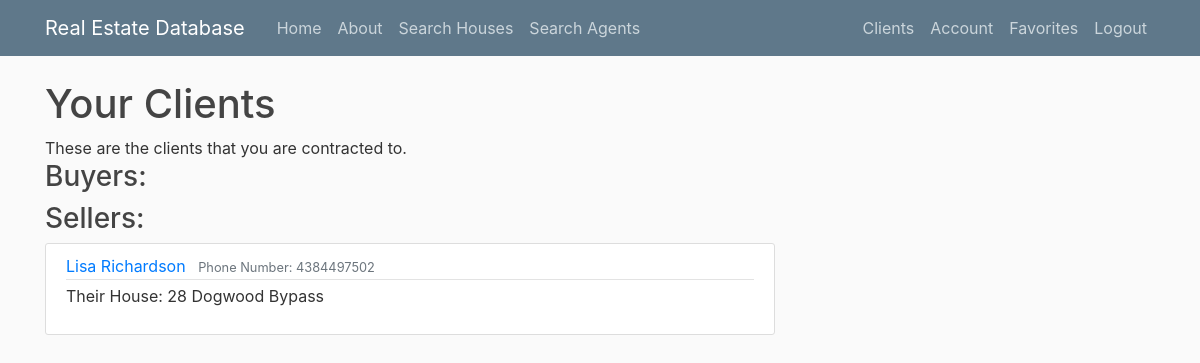
The page /viewClients (signed in) on the database its author committed.
### RealestateSite/models.py (models this page shows, shortened)
class Sellers(db.Model):
    sellerID = db.Column(db.Integer, primary_key=True)
    userID = db.Column(db.Integer, db.ForeignKey('user.id'), nullable=False)
    sellerName = db.Column(db.String(20))
    phoneNumber = db.Column(db.String(20))
    houseID = db.Column(db.Integer, db.ForeignKey('houses.houseID'), nullable=False)
    agentID = db.Column(db.Integer, db.ForeignKey('agents.agentID'), nullable=False)

class Houses(db.Model):
    houseID = db.Column(db.Integer, primary_key=True)
    date_posted = db.Column(db.DateTime, nullable=False, default=datetime.utcnow)
    saleStatus = db.Column(db.Boolean, nullable=False)
    price = db.Column(db.Integer, nullable=False)
    numberBedrooms = db.Column(db.Integer, nullable=False)
    numberBathrooms = db.Column(db.Integer, nullable=False)
    sizeSqft = db.Column(db.Integer, nullable=False)
    address = db.Column(db.String(50), unique=True, nullable=False)
    city = db.Column(db.String(25), nullable=False)
    canTour = db.Column(db.Boolean, nullable=False)
    age = db.Column(db.Integer, nullable=False)
    fencedYard = db.Column(db.Integer, nullable=False)
    pool = db.Column(db.Integer, nullable=False)
    favorite = db.relationship('Favorites', cascade="all,delete", backref='houses')
    owner = db.relationship('Sellers', cascade="all,delete", backref='houses')

### RealestateSite/routes.py (the view)
@app.route("/")
@app.route("/viewClients")
def viewClients():
    if current_user.userRole != 4:
        abort(403)
    sellers = db.session.query(Sellers.sellerName, Sellers.phoneNumber, Houses.address).join(
        Sellers).filter(and_(Houses.houseID == Sellers.houseID, Sellers.agentID == current_user.id))
    buyers = Buyers.query.filter(Buyers.agentID == current_user.id).all()
    return render_template('viewClients.html', sellers=sellers, buyers=buyers)

### RealestateSite/models.py (called while the page is built)
@login_manager.user_loader
def load_user(user_id):
    return User.query.get(int(user_id))

### RealestateSite/templates/viewClients.html (shortened to what this page needs)
{% extends "layout.html" %}
{% block content %}
    <h1>
        Your Clients
    </h1>
    <body>
    These are the clients that you are contracted to.
    </body>
    <h3>
    Buyers:
    </h3>
    <h3>
        Sellers:
    </h3>
    {% for seller in sellers %}
        <article class="m879edia content-section">
          <div class="media-body">
            <div class="article-metadata">
              <a class="mr-2" href="account.html">{{ seller.sellerName }}</a>
              <small class="text-muted">Phone Number: {{ seller.phoneNumber }}</small>
            </div>
            <p class="article-content">Their House: {{ seller.address }}</p>
          </div>
        </article>
    {% endfor %}
{% endblock content %}

### RealestateSite/static/main.css (style rules this page uses)
body { background: #fafafa; color: #333333; margin-top: 5rem; }
h1, h2, h3, h4, h5, h6 { color: #444444; }
.content-section { background: #ffffff; padding: 10px 20px; border: 1px solid #dddddd; border-radius: 3px; margin-bottom: 20px; }
.article-content { white-space: pre-line; }
.article-metadata { padding-bottom: 1px; margin-bottom: 4px; border-bottom: 1px solid #e3e3e3 }

### rows shown on the page
Sellers: sellerName "Lisa Richardson", phoneNumber "4384497502", address "28 Dogwood Bypass"
